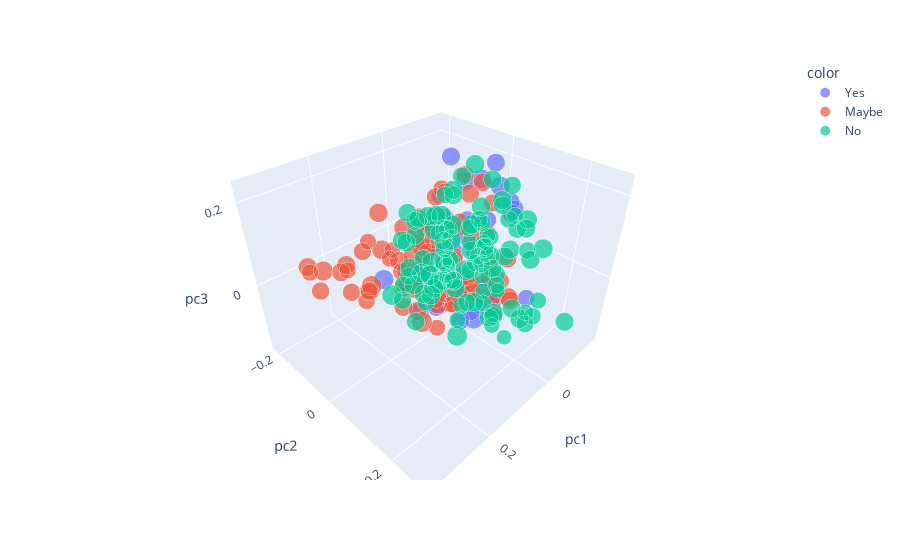

Notebook cell for this chart:
### Code cell
# Scatter plot PCA with remove as color and memorability score as size
df_filtered['Remove?'] = df_filtered['Remove?'].astype('category')
fig = px.scatter_3d(principalDf, x='pc1', y='pc2', z='pc3', color=df_filtered['Remove?'], size=df_filtered['mem_score'])
fig.show()
